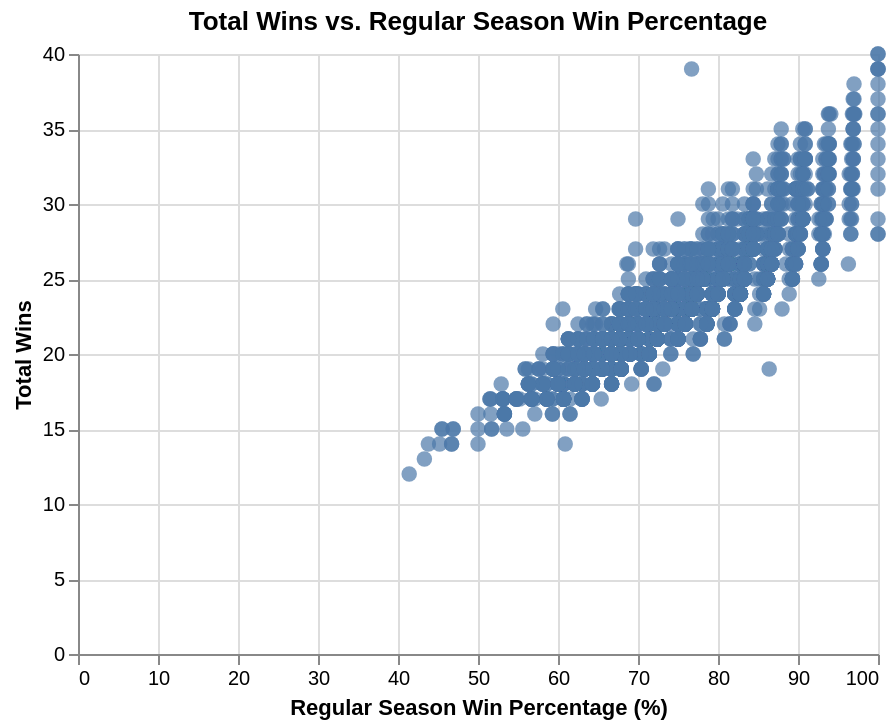

Write notebook code for a chart like this one.
### Markdown cell above
<div style="background-color: #f0f0f0; padding: 10px;">
    
#### Task 4.4: Plot the distribution of two relevant variables in the raw data (4 points)

- Use `altair` to plot the distribution of one of the numeric variables in your tidied data set.

- Use `altair` to create a visualization showing the relative proportions of each category/level for one of categorical variable in your tidied data set. 

- Clearly label the variable that is being plotted in each plot.

*Notes:* 
- *Be sure the output is as clear as possible, provide an English title along with readable x and y column names*

- *You may also add more code cells to this section*

</div>

### Code cell
import altair as alt

plot_1 = alt.Chart(tidied_df).mark_circle(size=60).encode(
    x=alt.X('reg_wins_pct:Q', title='Regular Season Win Percentage (%)'),
    y=alt.Y('total_wins:Q', title='Total Wins'),
    tooltip=['school', 'reg_wins_pct', 'conf_rank', 'seed', 'total_wins']
).properties(
    title='Total Wins vs. Regular Season Win Percentage',
    width=400,
    height=300
)

plot_1

### Figure 1 — Vega-Lite specification as saved in the notebook (floating-point values rounded to 4 significant figures; data arrays with more than 128 entries replaced by an {"elided": "..."} marker saying what was removed)
{"config": {"view": {"continuousWidth": 300, "continuousHeight": 300}}, "data": {"name": "data-06180e43ab5302704ef964cf16c4cf9d"}, "mark": {"type": "circle", "size": 60}, "encoding": {"tooltip": [{"field": "school", "type": "nominal"}, {"field": "reg_wins_pct", "type": "quantitative"}, {"field": "conf_rank", "type": "quantitative"}, {"field": "seed", "type": "quantitative"}, {"field": "total_wins", "type": "quantitative"}], "x": {"field": "reg_wins_pct", "title": "Regular Season Win Percentage (%)", "type": "quantitative"}, "y": {"field": "total_wins", "title": "Total Wins", "type": "quantitative"}}, "height": 300, "title": "Total Wins vs. Regular Season Win Percentage", "width": 400, "$schema": "https://vega.github.io/schema/vega-lite/v5.20.1.json", "datasets": {"data-06180e43ab5302704ef964cf16c4cf9d": {"elided": "2031 records"}}}
